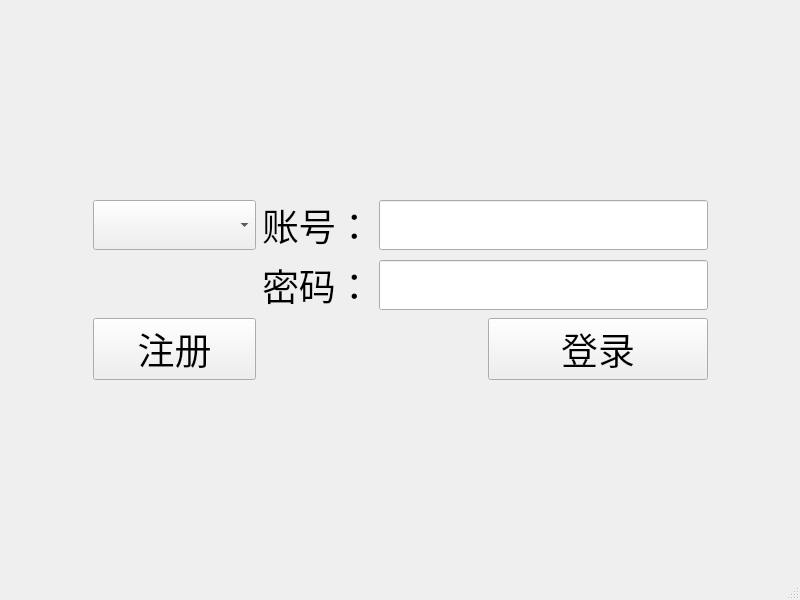
<?xml version="1.0" encoding="UTF-8"?>
<ui version="4.0">
 <class>userWindow</class>
 <widget class="QMainWindow" name="userWindow">
  <property name="geometry">
   <rect>
    <x>0</x>
    <y>0</y>
    <width>800</width>
    <height>600</height>
   </rect>
  </property>
  <property name="windowTitle">
   <string>userWindow</string>
  </property>
  <widget class="QWidget" name="centralwidget">
   <layout class="QGridLayout" name="gridLayout_2">
    <item row="0" column="1">
     <spacer name="verticalSpacer">
      <property name="orientation">
       <enum>Qt::Vertical</enum>
      </property>
      <property name="sizeHint" stdset="0">
       <size>
        <width>20</width>
        <height>172</height>
       </size>
      </property>
     </spacer>
    </item>
    <item row="1" column="0">
     <spacer name="horizontalSpacer">
      <property name="orientation">
       <enum>Qt::Horizontal</enum>
      </property>
      <property name="sizeHint" stdset="0">
       <size>
        <width>62</width>
        <height>20</height>
       </size>
      </property>
     </spacer>
    </item>
    <item row="1" column="1">
     <layout class="QGridLayout" name="gridLayout">
      <item row="0" column="0">
       <widget class="QComboBox" name="comboBox_role">
        <property name="font">
         <font>
          <pointsize>28</pointsize>
         </font>
        </property>
       </widget>
      </item>
      <item row="0" column="1" colspan="2">
       <layout class="QHBoxLayout" name="horizontalLayout">
        <item>
         <widget class="QLabel" name="label">
          <property name="font">
           <font>
            <pointsize>28</pointsize>
           </font>
          </property>
          <property name="text">
           <string>账号：</string>
          </property>
         </widget>
        </item>
        <item>
         <widget class="QLineEdit" name="lineEdit_account">
          <property name="font">
           <font>
            <pointsize>28</pointsize>
           </font>
          </property>
         </widget>
        </item>
       </layout>
      </item>
      <item row="1" column="1" colspan="2">
       <layout class="QHBoxLayout" name="horizontalLayout_2">
        <item>
         <widget class="QLabel" name="label_2">
          <property name="font">
           <font>
            <pointsize>28</pointsize>
           </font>
          </property>
          <property name="text">
           <string>密码：</string>
          </property>
         </widget>
        </item>
        <item>
         <widget class="QLineEdit" name="lineEdit_password">
          <property name="font">
           <font>
            <pointsize>28</pointsize>
           </font>
          </property>
         </widget>
        </item>
       </layout>
      </item>
      <item row="2" column="2">
       <widget class="QPushButton" name="pushButton_login">
        <property name="font">
         <font>
          <pointsize>28</pointsize>
         </font>
        </property>
        <property name="text">
         <string>登录</string>
        </property>
       </widget>
      </item>
      <item row="2" column="0">
       <widget class="QPushButton" name="pushButton_enroll">
        <property name="font">
         <font>
          <pointsize>28</pointsize>
         </font>
        </property>
        <property name="text">
         <string>注册</string>
        </property>
       </widget>
      </item>
     </layout>
    </item>
    <item row="1" column="2">
     <spacer name="horizontalSpacer_2">
      <property name="orientation">
       <enum>Qt::Horizontal</enum>
      </property>
      <property name="sizeHint" stdset="0">
       <size>
        <width>61</width>
        <height>20</height>
       </size>
      </property>
     </spacer>
    </item>
    <item row="2" column="1">
     <spacer name="verticalSpacer_2">
      <property name="orientation">
       <enum>Qt::Vertical</enum>
      </property>
      <property name="sizeHint" stdset="0">
       <size>
        <width>20</width>
        <height>172</height>
       </size>
      </property>
     </spacer>
    </item>
   </layout>
  </widget>
  <widget class="QMenuBar" name="menubar">
   <property name="geometry">
    <rect>
     <x>0</x>
     <y>0</y>
     <width>800</width>
     <height>21</height>
    </rect>
   </property>
  </widget>
  <widget class="QStatusBar" name="statusbar"/>
 </widget>
 <resources/>
 <connections/>
</ui>
